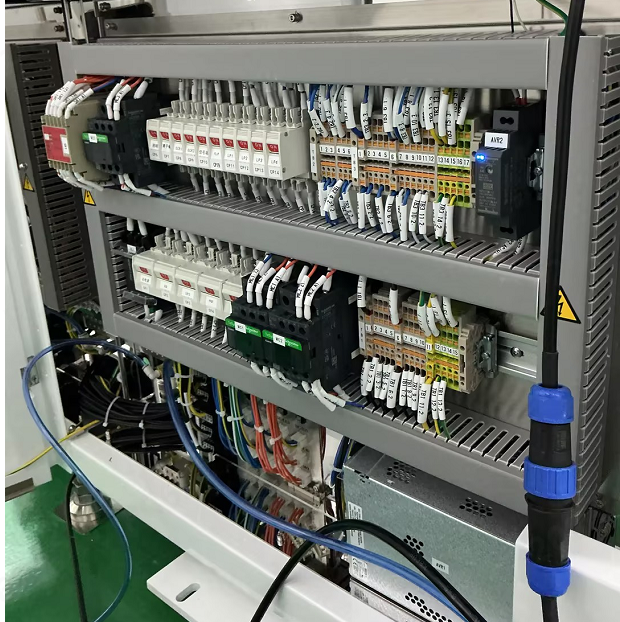
#> input picture examples/cabinets/1/1.png, 620 x 622 px
$ python -i reference_builder.py   (imports and definitions only)
#> lines starting #> are read from the running program, lines starting #| are printed output that depends on the picture
#> further down, picture is the input picture: shape (622, 620, 3); mean B, G, R 105.5, 112, 107.8
"""Automatic candidate extraction from one approved cabinet reference image.

This is intentionally a candidate builder, not a material-number recognizer.
It emits only stable internal IDs and records every rejected visual segment in
the build report so downstream decisions remain auditable.
"""
from __future__ import annotations

from dataclasses import dataclass
from pathlib import Path
from typing import Any

import cv2
import numpy as np

from .assembly_template import AssemblyTemplate, TemplateObject, TemplateRule


@dataclass(frozen=True)
class Candidate:
    center: tuple[float, float]
    first: tuple[int, int]
    second: tuple[int, int]
    direction_deg: float
    region: tuple[int, int, int, int]
    color_bgr: tuple[float, float, float]
    color_name: str
    confidence: float
    source: str
    metrics: dict[str, float]


# [16 lines left out: functions read_image, write_image, not called in this run]


def _color_name(bgr: tuple[float, float, float]) -> str:
    sample = np.uint8([[np.clip(np.round(bgr), 0, 255)]])
    hue, saturation, value = cv2.cvtColor(sample, cv2.COLOR_BGR2HSV)[0, 0]
    if value < 70:
        return "black"
    if saturation < 45:
        return "white" if value > 160 else "gray"
    if hue < 8 or hue >= 172:
        return "red"
    if hue < 22:
        return "orange"
    if hue < 38:
        return "yellow"
    if hue < 86:
        return "green"
    if hue < 112:
        return "cyan"
    if hue < 142:
        return "blue"
    return "purple"


def _angle_degrees(first: tuple[int, int], second: tuple[int, int]) -> float:
    angle = np.degrees(np.arctan2(second[1] - first[1], second[0] - first[0]))
    return float(angle % 180.0)


def _region_from_line(first: tuple[int, int], second: tuple[int, int], width: int, height: int) -> tuple[int, int, int, int]:
    pad = max(10, min(width, height) // 90)
    left = max(0, min(first[0], second[0]) - pad)
    top = max(0, min(first[1], second[1]) - pad)
    right = min(width, max(first[0], second[0]) + pad + 1)
    bottom = min(height, max(first[1], second[1]) + pad + 1)
    return left, top, right, bottom


def _line_support(image: np.ndarray, first: tuple[int, int], second: tuple[int, int]) -> tuple[float, tuple[float, float, float]]:
    mask = np.zeros(image.shape[:2], dtype=np.uint8)
    cv2.line(mask, first, second, 255, thickness=7)
    pixels = image[mask > 0]
    if pixels.size == 0:
        return 0.0, (0.0, 0.0, 0.0)
    hsv = cv2.cvtColor(pixels.reshape(-1, 1, 3), cv2.COLOR_BGR2HSV).reshape(-1, 3)
    color_or_white = np.logical_or(hsv[:, 1] >= 55, hsv[:, 2] >= 150)
    return float(np.mean(color_or_white)), tuple(float(item) for item in np.median(pixels, axis=0))


def _too_close_to_frame(region: tuple[int, int, int, int], width: int, height: int) -> bool:
    left, top, right, bottom = region
    margin_x, margin_y = max(4, width // 80), max(4, height // 80)
    return left <= margin_x or top <= margin_y or right >= width - margin_x or bottom >= height - margin_y


def _overlap(first: tuple[int, int, int, int], second: tuple[int, int, int, int]) -> float:
    left, top = max(first[0], second[0]), max(first[1], second[1])
    right, bottom = min(first[2], second[2]), min(first[3], second[3])
    intersection = max(0, right - left) * max(0, bottom - top)
    smaller = min((first[2] - first[0]) * (first[3] - first[1]), (second[2] - second[0]) * (second[3] - second[1]))
    return intersection / max(smaller, 1)


def _deduplicate(candidates: list[Candidate]) -> list[Candidate]:
    accepted: list[Candidate] = []
    for candidate in sorted(candidates, key=lambda item: item.confidence, reverse=True):
        if all(_overlap(candidate.region, kept.region) < 0.72 for kept in accepted):
            accepted.append(candidate)
    return sorted(accepted, key=lambda item: (item.center[1], item.center[0]))


def extract_wire_candidates(image: np.ndarray, max_candidates: int = 32) -> tuple[list[Candidate], list[dict[str, Any]]]:
    """Find line-like wire segments while rejecting obvious frame and rail edges."""
#> called with max_candidates = 32
    height, width = image.shape[:2]
#> height = 622; width = 620
    gray = cv2.cvtColor(image, cv2.COLOR_BGR2GRAY)
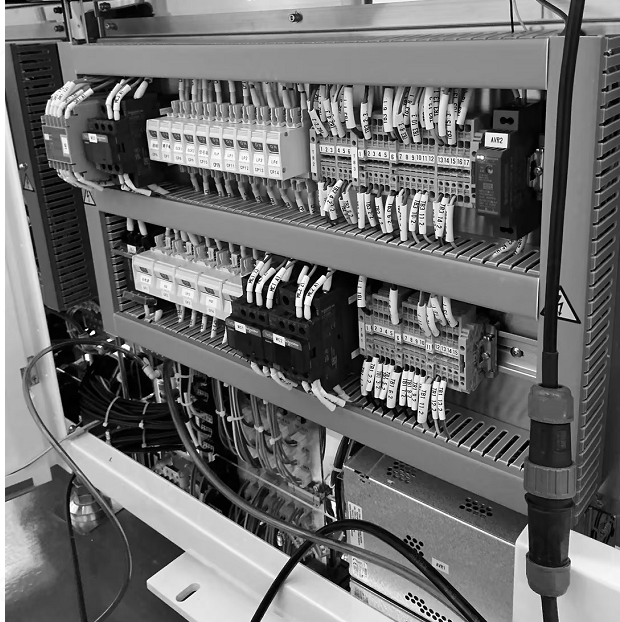
#> gray: shape (622, 620); min 0, max 255, mean 110
    edges = cv2.Canny(cv2.GaussianBlur(gray, (5, 5), 0), 45, 125)
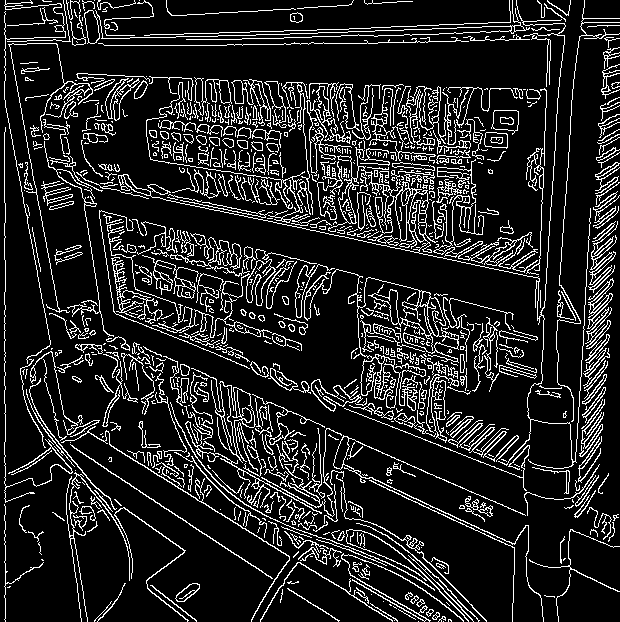
#> edges: shape (622, 620); 13.9% white in thin lines or dots
    minimum_length = max(26, round(min(width, height) * 0.055))
#> minimum_length = 34
    lines = cv2.HoughLinesP(edges, 1, np.pi / 180.0, threshold=max(22, minimum_length // 2), minLineLength=minimum_length, maxLineGap=11)
#> lines = 1065 rows, first 6: [225, 150, 529, 273], [31, 2, 74, 45], [169, 335, 252, 252], [144, 194, 546, 280], [159, 374, 432, 507], [589, 509, 615, 18]
    accepted: list[Candidate] = []
    rejected: list[dict[str, Any]] = []
    if lines is None:
        return accepted, rejected
    for raw in lines.reshape(-1, 4):
        x1, y1, x2, y2 = (int(value) for value in raw)
        length = float(np.hypot(x2 - x1, y2 - y1))
        angle = _angle_degrees((x1, y1), (x2, y2))
        region = _region_from_line((x1, y1), (x2, y2), width, height)
        reason: str | None = None
        horizontal = min(abs(angle), abs(180.0 - angle)) <= 12.0
        # In this cabinet view the dominant long horizontal edges are rails,
        # terminal rows, and label/slot boundaries rather than cable runs.
        # Rejecting them early keeps the automatically generated template from
        # turning every terminal-row edge into a pseudo-wire.  Diagonal and
        # near-vertical candidates remain eligible for the first version.
        if horizontal:
            reason = "horizontal_visual_structure"
        elif _too_close_to_frame(region, width, height):
            reason = "near_image_frame"
        elif length >= max(width, height) * 0.68:
            reason = "cabinet_scale_edge"
        support, color_bgr = _line_support(image, (x1, y1), (x2, y2))
        if reason is None and support < 0.42:
            reason = "weak_wire_appearance"
        if reason is not None:
            rejected.append({"region": list(region), "direction_deg": round(angle, 2), "reason": reason})
            continue
        aspect_signal = min(1.0, length / max(minimum_length * 2.0, 1.0))
        color_signal = max(0.0, min(1.0, (support - 0.35) / 0.65))
        confidence = round(0.45 * aspect_signal + 0.55 * color_signal, 3)
        if confidence < 0.56:
            rejected.append({"region": list(region), "direction_deg": round(angle, 2), "reason": "candidate_confidence_too_low", "confidence": confidence})
            continue
        accepted.append(
            Candidate(
                center=((x1 + x2) / 2.0, (y1 + y2) / 2.0),
                first=(x1, y1),
                second=(x2, y2),
                direction_deg=angle,
                region=region,
                color_bgr=color_bgr,
                color_name=_color_name(color_bgr),
                confidence=confidence,
                source="hough_line_with_wire_appearance",
                metrics={"length_px": round(length, 2), "appearance_support": round(support, 3)},
            )
        )
#> this loop made 1065 passes
#> (x1, y1, x2, y2, length, angle) on passes 2, 6, 8, 9, 11, 12, 16, 19, 20, 22, 24, 26: (31, 2, 74, 45, 60.81, 45), (589, 509, 615, 18, 491.7, 93.03), (426, 567, 454, 613, 53.85, 58.67), (171, 105, 481, 155, 314, 9.16), (4, 413, 4, 292, 121, 90), (583, 510, 609, 18, 492.7, 93.03), (108, 471, 338, 621, 274.6, 33.11), (587, 513, 610, 90, 423.6, 93.11), (367, 42, 549, 39, 182, 179.1), (166, 34, 438, 25, 272.1, 178.1), (103, 440, 392, 620, 340.5, 31.92), (170, 89, 484, 150, 319.9, 10.99)
#> (x1, y1, x2, y2, length, angle) on pass 7: (113, 309, 282, 374, 181.1, 21.04)
    candidates = _deduplicate(accepted)[:max_candidates]
    return candidates, rejected


# [73 lines left out: functions _to_template_object, build_reference_template, not called in this run]

>>> import cv2
>>> picture = cv2.imread('../examples/cabinets/1/1.png')
>>> result = extract_wire_candidates(picture)
